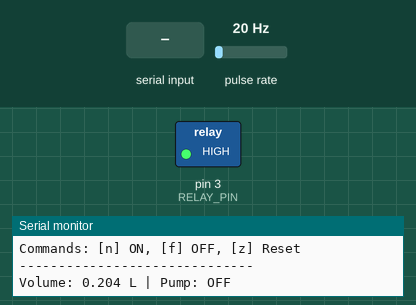
A sketch run on a simulated Arduino Uno, built with avr-gcc and run on an emulated ATmega328P. On the bench: switched loads named in the sketch (green lamp = pin HIGH), the last lines printed to the serial monitor. Wiring (inferred from the names in the program): pulse sensor: data pin 2. The test bench sets the inputs (shaded band); at power-on: pulse rate 20 Hz.

Above: at 1.2 s.
1.3 s: "n" received over Serial
At 1.7 s:
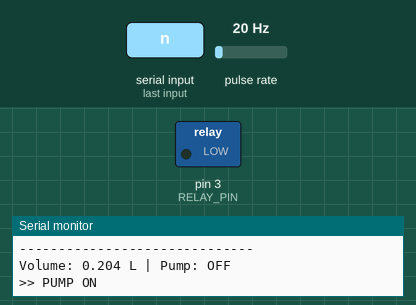
2.8 s: "f" received over Serial
At 4.0 s:
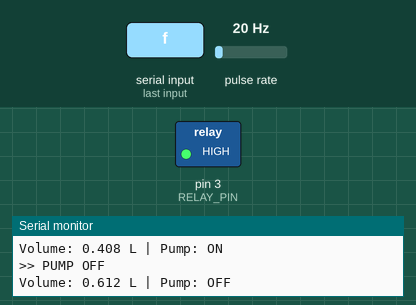
4.3 s: "N" received over Serial
At 5.2 s:
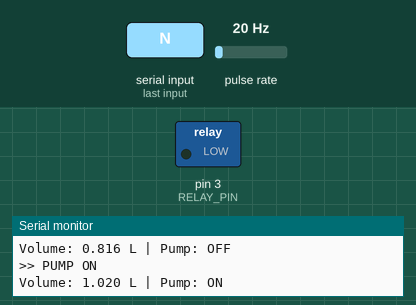
5.8 s: "F" received over Serial
At 6.3 s:
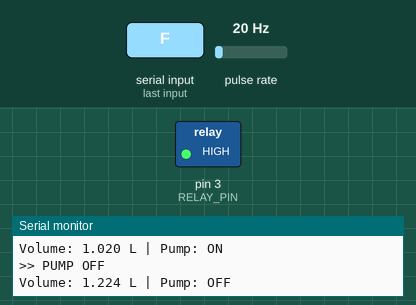
Timing chart, 0 to 8.3 s (numbered marks = the images above; inputs shaded):
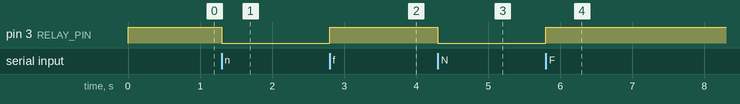

The sketch:

yfs401_simple_with_pump.ino
```cpp
/*
 * YFS401 Simple Flow Meter + Pump Control
 * Menampilkan volume dalam liter + kontrol pompa
 *
 * Wiring:
 *   RED   -> 5V
 *   BLACK -> GND
 *   YELLOW -> D2 (Flow Sensor)
 *   Relay IN -> D3
 *
 * Command Serial Monitor:
 *   [n] - Nyalakan pompa
 *   [f] - Matikan pompa
 *   [z] - Reset volume
 *
 * Datasheet: F = 98 x Q (Q = L/min)
 * 1 pulse = 10.2 mL
 */

const int FLOW_SENSOR_PIN = 2;  // D2 = INT0
const int RELAY_PIN = 3;        // D3 = Relay
const float PULSE_PER_LITER = 98.0;  // Dari datasheet
const bool RELAY_ACTIVE_LOW = true;  // LOW = ON

volatile unsigned long pulseCount = 0;
unsigned long lastTime = 0;
bool isPumpOn = false;

void setup() {
  Serial.begin(9600);
  pinMode(FLOW_SENSOR_PIN, INPUT_PULLUP);
  pinMode(RELAY_PIN, OUTPUT);

  // Initial relay OFF
  digitalWrite(RELAY_PIN, RELAY_ACTIVE_LOW ? HIGH : LOW);

  attachInterrupt(digitalPinToInterrupt(FLOW_SENSOR_PIN), pulseCounter, FALLING);

  Serial.println("==============================");
  Serial.println("YFS401 Flow Meter + Pump");
  Serial.println("==============================");
  Serial.println("Commands: [n] ON, [f] OFF, [z] Reset");
  Serial.println("------------------------------");
}

void loop() {
  // Cek command dari Serial
  if (Serial.available() > 0) {
    char cmd = Serial.read();
    switch (cmd) {
      case 'n':
      case 'N':
        pumpOn();
        break;
      case 'f':
      case 'F':
        pumpOff();
        break;
      case 'z':
      case 'Z':
        noInterrupts();
        pulseCount = 0;
        interrupts();
        Serial.println("Volume RESET!");
        break;
    }
  }

  // Update setiap 1 detik
  if (millis() - lastTime >= 1000) {
    noInterrupts();
    unsigned long pulses = pulseCount;
    interrupts();

    float volumeLiter = pulses / PULSE_PER_LITER;

    Serial.print("Volume: ");
    Serial.print(volumeLiter, 3);
    Serial.print(" L | Pump: ");
    Serial.println(isPumpOn ? "ON" : "OFF");

    lastTime = millis();
  }
}

void pulseCounter() {
  pulseCount++;
}

void pumpOn() {
  digitalWrite(RELAY_PIN, RELAY_ACTIVE_LOW ? LOW : HIGH);
  isPumpOn = true;
  Serial.println(">> PUMP ON");
}

void pumpOff() {
  digitalWrite(RELAY_PIN, RELAY_ACTIVE_LOW ? HIGH : LOW);
  isPumpOn = false;
  Serial.println(">> PUMP OFF");
}
```

Measured:
- after the input at 1.3 s, pin 3 (RELAY_PIN): HIGH → LOW at once
- after the input at 2.8 s, pin 3 (RELAY_PIN): LOW → HIGH at once
- after the input at 4.3 s, pin 3 (RELAY_PIN): HIGH → LOW at once
- after the input at 5.8 s, pin 3 (RELAY_PIN): LOW → HIGH at once
